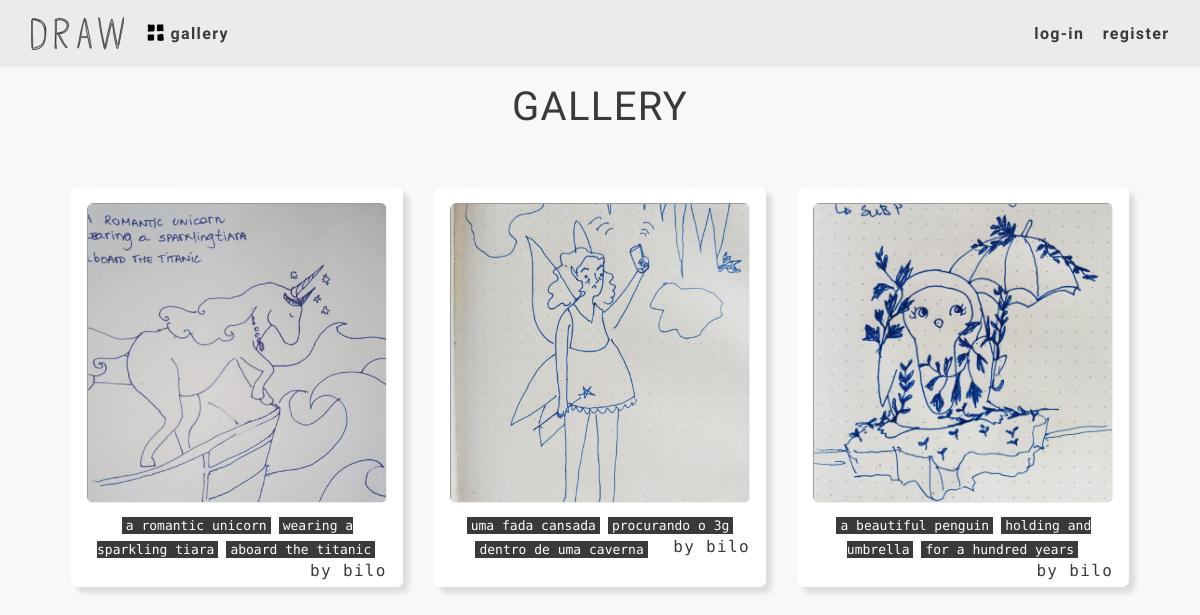
The page /gallery on the database its author committed.
### tables this page shows
CREATE TABLE uploads(
    'id' INTEGER PRIMARY KEY AUTOINCREMENT NOT NULL,
    'user_id' INTEGER NOT NULL,
    'cards' TEXT,
    'path' TEXT,
    FOREIGN KEY(user_id) REFERENCES users(id)
);

CREATE TABLE users (
    'id' INTEGER PRIMARY KEY AUTOINCREMENT NOT NULL,
    'username' TEXT NOT NULL UNIQUE,
    'hash' TEXT NOT NULL,
    'type' TEXT NOT NULL,
    'avatar_id' INTEGER,
    FOREIGN KEY(avatar_id) REFERENCES avatars(id)
);

### app.py (the view)
@app.route("/gallery")
def gallery():
    images_data = ctrl.read(ctrl.uploads.gallery())
    return render_template("gallery.html", images=images_data)

### controller.py (called while the page is built)
    def read(self, data):
        parse = ['cards']
        for row in data:
            for col in row:
                if col in parse:
                    row[col] = split(row[col])
        print("-----in read print data:")
        print(data)
        return data

### db/uploads.py (called while the page is built)
    def gallery(self):
        query = "SELECT username, cards, path, user_id FROM users JOIN uploads ON users.id = uploads.user_id"
        return self.db.execute(query)

### format.py (called while the page is built)
def split(string):
    if string:
        array = string.split("%")
        return array
    else:
        return []

### templates/gallery.html (shortened to what this page needs)
{% extends "layout.html" %}
{% block main %}
    <div class="content-grid">
        <div class="inner-header">
            <h1>GALLERY</h1>
        </div>
        <div class="inner-main">
            <div class="center-content">
                <div class="gallery-grid">
                    {% for image in images %}
                        <div class="gallery-item">
                            <div class="image-container">
                                <img class="gallery-image" src="{{ image['path'] }}" alt="image">
                            </div>
                            <div class="gallery-details">
                                {% for card in image['cards'] %}
                                    <h6 class="instructions small">{{card}}</h6>
                                {% endfor %}
                                <h6 class="mono" style="float:right">by {{ image['username'] }}</h6>
                            </div>
                        </div>
                    {% endfor %}
                </div>
            </div>
        </div>
    </div>
{% endblock %}

### static/css/master.css (style rules this page uses)
:root { --black : #3a3a3a; --background: #f9f8f8; --grey: rgb(234 233 233); --accent: #f32553; --accent-fade: #f3255363; }
body { position: fixed; height: 100%; width: 100%; background-color: var(--background); color: var(--black); display: grid; grid-template-areas: 'header' 'main'; grid-template-rows: min-content auto; text-align: center; margin: 0; font-size: 100%; font-family: 'Raleway', sans-serif; font-weight: 600; letter-spacing: 1pt; }
.mono { font-family:'Cutive Mono', monospace; }
img { vertical-align: middle; min-width: 100%; height: 100%; }
.content-grid { display: grid; grid-template-areas: 'in-page-header' 'in-page-main'; grid-template-rows: min-content auto; height: 100%; }
.inner-header { grid-area: in-page-header; padding: 1em; }
.inner-main { grid-area: in-page-main; overflow: scroll; }
.center-content { display: flex; height: 100%; justify-content: center; justify-items: center; flex-direction: column; align-items: center; }

### static/css/index.css (style rules this page uses)
.instructions { margin: 1pt; padding: 1pt; padding-right: 3pt; padding-left: 3pt; transform: rotate(.3deg); background: var(--black); color: white; width: fit-content; display: inline-flex; box-shadow: 4px 4px 5px 0px #00000026; text-shadow: 4px 2px 5px #000000ab; }
.instructions.small { display: unset; font-family: 'Cutive Mono', monospace; font-size: small; letter-spacing: 0; box-shadow: none; text-shadow: none; }

### static/css/gallery.css (style rules this page uses)
.gallery-grid { display: grid; grid-template-columns: repeat(auto-fit, minmax(330px, 1fr)); height: 90%; grid-gap: 0.6em; width: 90%; grid-template-rows: repeat(auto-fit, minmax(400px, 1fr)); justify-items: center; }
.gallery-item { background: white; box-shadow: 6px 6px 5px 0px #0000001c; padding: 1em; border-radius: 5pt; text-align: center; height: 400px; }
.image-container { width: 300px; height: 300px; contain: content; background-color: var(--background); z-index: 2; border-radius: 5pt; }
.gallery-image { vertical-align: middle; max-width: 100%; max-height: 100%; object-fit: cover; border-style: inset; border-width: thin; }
.gallery-details { width: 300px; min-height: 60px; margin-top: .6em; }

### rows shown on the page
uploads: path (picture), card "a romantic unicorn" "wearing a sparkling tiara" "aboard the titanic", username "bilo"
uploads: path (picture), card "uma fada cansada" "procurando o 3g" "dentro de uma caverna", username "bilo"
uploads: path (picture), card "a beautiful penguin" "holding and umbrella" "for a hundred years", username "bilo"
